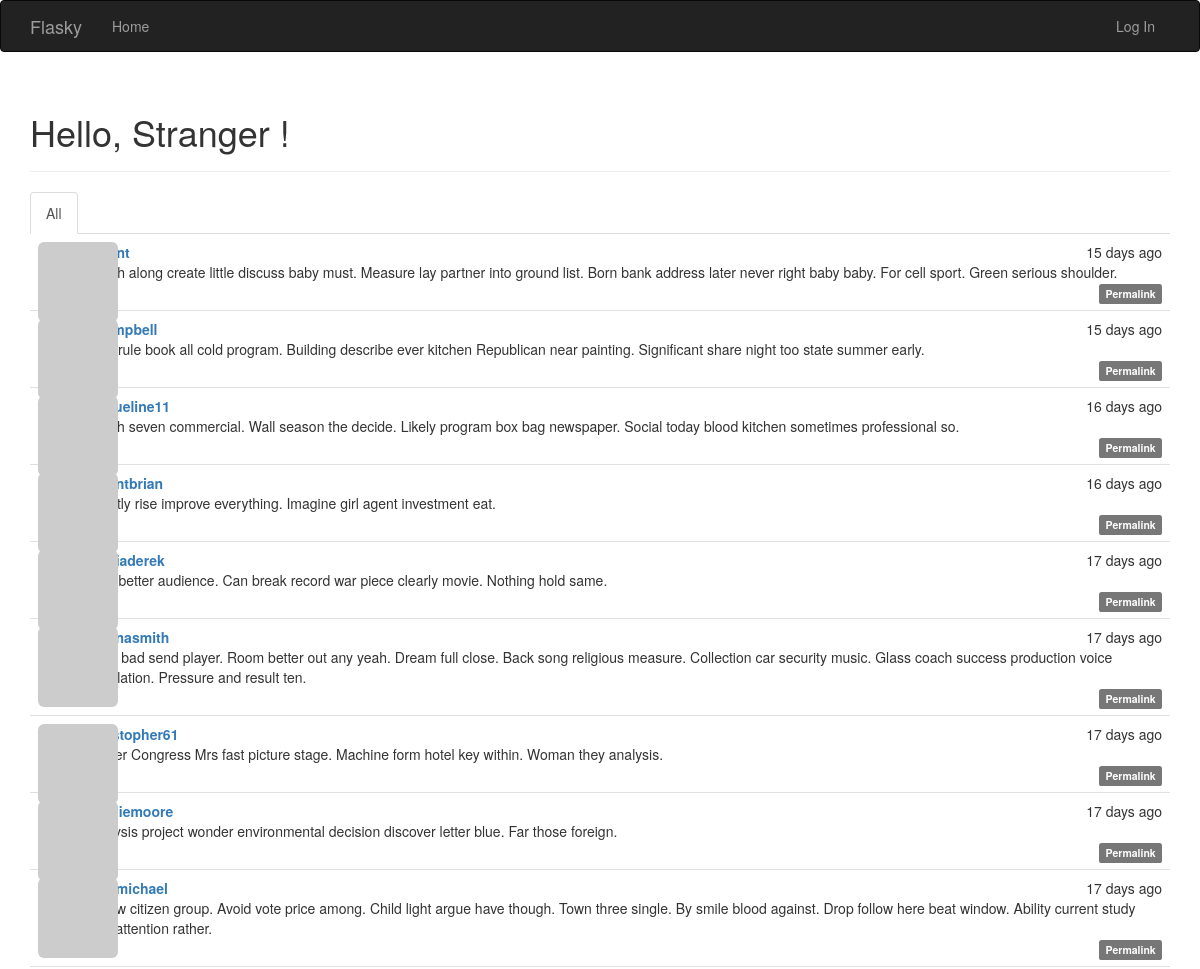
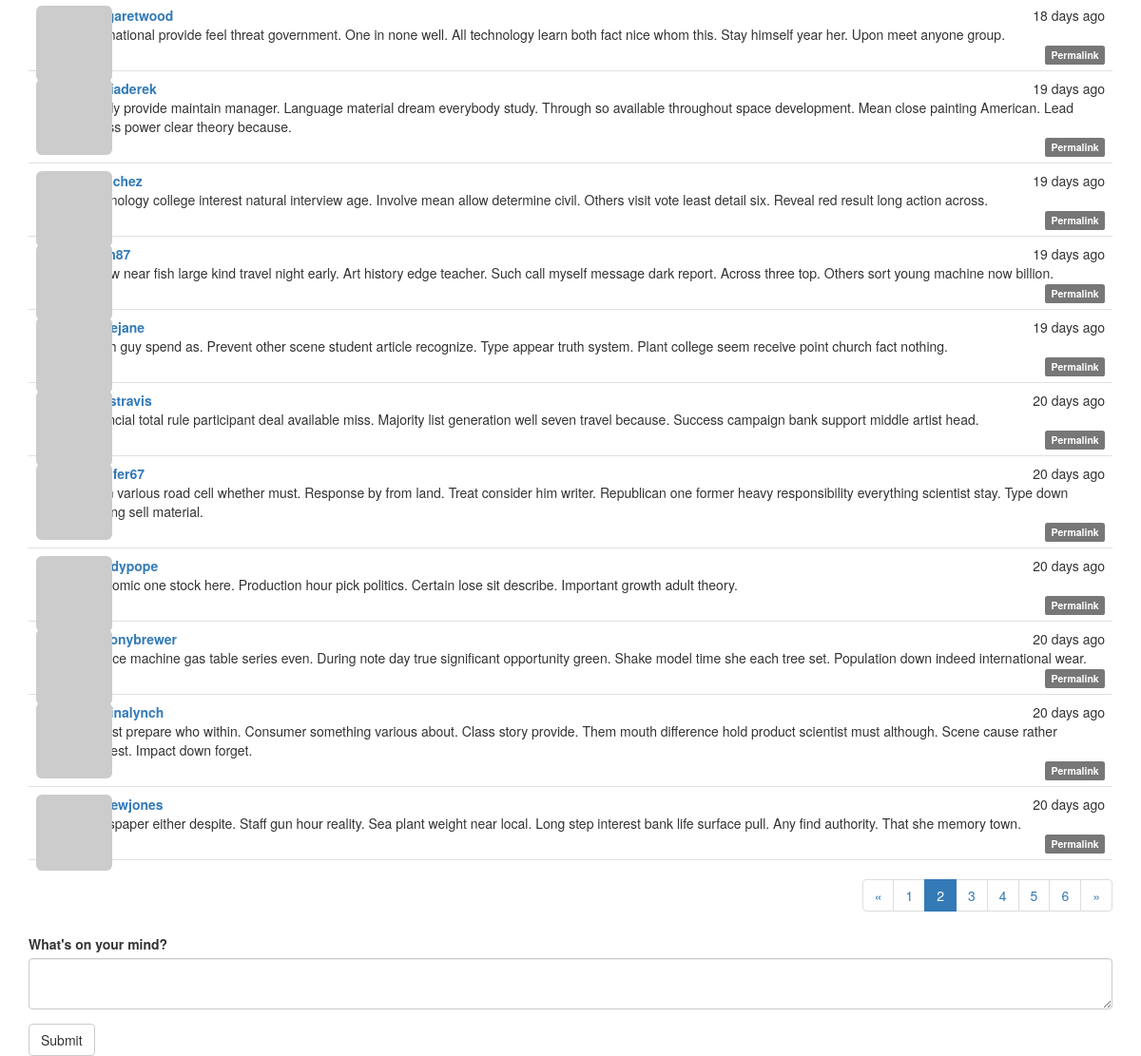
Screenshot of /?page=2 with the database file from the repository (2 pictures, top to bottom).
### app/models.py (models this page shows, shortened)
class Post(db.Model):
    __tablename__ = 'posts'
    id = db.Column(db.Integer, primary_key=True)
    body = db.Column(db.Text)
    body_html = db.Column(db.Text)
    timestamp = db.Column(db.DateTime, index=True, default=datetime.utcnow)
    author_id = db.Column(db.Integer, db.ForeignKey('users.id'))

class User(UserMixin, db.Model):
    __tablename__ = 'users'
    id = db.Column(db.Integer, primary_key=True)
    email = db.Column(db.String(64), unique=True, index=True)
    username = db.Column(db.String(64), unique=True, index=True)
    password_hash = db.Column(db.String(128))
    role_id = db.Column(db.Integer, db.ForeignKey('roles.id'))
    confirmed = db.Column(db.Boolean, default=False)
    name = db.Column(db.String(64))
    location = db.Column(db.String(64))
    about_me = db.Column(db.Text())
    member_since = db.Column(db.DateTime(), default=datetime.utcnow)
    last_seen = db.Column(db.DateTime(), default=datetime.utcnow)
    avatar_hash = db.Column(db.String(32))
    posts = db.relationship('Post', backref='author', lazy='dynamic')
    followed = db.relationship('Follow',
                               foreign_keys=[Follow.follower_id],
                               backref=db.backref('follower', lazy='joined'),
                               lazy='dynamic',
                               cascade='all, delete-orphan')
    followers = db.relationship('Follow',
                                foreign_keys=[Follow.followed_id],
                                backref=db.backref('followed', lazy='joined'),
                                lazy='dynamic',
                                cascade='all, delete-orphan')
    @property
    def password(self):
        raise AttributeError('password is not a readable attribute')
    def gravatar(self, size=100, default='identicon', rating='g'):
        url = 'https://secure.gravatar.com/avatar'
        hash = self.avatar_hash or self.gravatar_hash()
        return '{url}/{hash}?s={size}&d={default}&r={rating}'.format(
            url=url, hash=hash, size=size, default=default, rating=rating)

### app/main/views.py (the view)
@main.route('/', methods=['GET', 'POST'])
def index():
    form = PostForm()
    if current_user.can(Permission.WRITE) and form.validate_on_submit():
        post = Post(body=form.body.data, author=current_user._get_current_object())
        db.session.add(post)
        db.session.commit()
        return redirect(url_for('.index'))
    page = request.args.get('page', 1, type=int)
    show_followed = False
    if current_user.is_authenticated:
        show_followed = bool(request.cookies.get('show_followed', ''))
    if show_followed:
        query = current_user.followed_posts
    else:
        query = Post.query
    pagination = query.order_by(Post.timestamp.desc()).paginate(
        page, per_page=current_app.config['FLASKY_POSTS_PER_PAGE'],
        error_out=False)
    posts = pagination.items
    return render_template('index.html', form=form, posts=posts,
                           show_followed=show_followed,
                           pagination=pagination)

### app/main/forms.py
class PostForm(FlaskForm):
    body = PageDownField("What's on your mind?", validators=[DataRequired()])
    submit = SubmitField('Submit')

### app/auth/views.py (called while the page is built)
@auth.before_app_request
def before_request():
    if current_user.is_authenticated:
        current_user.ping()
        if not current_user.confirmed \
                and request.endpoint \
                and request.blueprint != 'auth' \
                and request.endpoint != 'static':
            return redirect(url_for('auth.unconfirmed'))

@auth.before_app_request
def before_request():
    if current_user.is_authenticated \
            and not current_user.confirmed \
            and request.blueprint != 'auth' \
            and request.endpoint != 'static':
        return redirect(url_for('auth.unconfirmed'))

### app/main/__init__.py (called while the page is built)
@main.app_context_processor
def inject_permissions():
    return dict(Permission=Permission)

### app/models.py (called while the page is built)
    def can(self, permissions):
        return False

    def is_administrator(self):
        return False

### app/templates/index.html (shortened to what this page needs)
{% extends "base.html" %}
{% import "bootstrap/wtf.html" as wtf %}
{% import "_macros.html" as macros %}
{% block page_content %}
<div class="page-header">
    <h1>Hello, {% if current_user.is_authenticated %}{{ current_user.username }}{% else %} Stranger {% endif %}!</h1>
</div>
<div class="post-tabs">
    <ul class="nav nav-tabs">
        <li {% if not show_followed %} class="active"{% endif %}><a href="{{ url_for('.show_all') }}">All</a></li>
    </ul>
    {% include '_posts.html' %}
</div>
{% if pagination %}
<div class="pagination">
    {{ macros.pagination_widget(pagination, '.index') }}
</div>
{% endif %}
{{ wtf.quick_form(form) }}
{% endblock %}

### app/templates/_posts.html (shortened to what this page needs)
<ul class="posts">
    {% for post in posts %}
    <li class="post">
        <div class="post-thumbnail">
            <a href="{{ url_for('.user', username=post.author.username) }}">
                <img class="img-rounded profile-thumbnail" src="{{ post.author.gravatar(size=40) }}">
            </a>
        </div>
        <div class="post-content">
            <div class="post-date">{{ moment(post.timestamp).fromNow() }}</div>
            <div class="post-author"><a href="{{ url_for('.user', username=post.author.username) }}">{{ post.author.username }}</a></div>
            <div class="post-body">
                {% if post.body_html %}
                    {{ post.body_html | safe }}
                {% else %}
                    {{ post.body }}
                {% endif %}
            </div>
            <div class="post-footer">
                <a href="{{ url_for('.post', id=post.id) }}">
                    <span class="label label-default">Permalink</span>
                </a>
            </div>
        </div>
    </li>
    {% endfor %}
</ul>

### app/static/styles.css (style rules this page uses)
.profile-thumbnail { position: absolute; }
div.post-tabs { margin-top: 16px; }
ul.posts { list-style-type: none; padding: 0px; margin: 16px 0px 0px 0px; border-top: 1px solid #e0e0e0; }
div.post-tabs ul.posts { margin: 0px; border-top: none; }
ul.posts li.post { padding: 8px; border-bottom: 1px solid #e0e0e0; }
div.post-date { float: right; }
div.post-author { font-weight: bold; }
div.post-thumbnail { position: absolute; }
div.post-content { margin-left: 48px; min-height: 48px; }
div.post-footer { text-align: right; }
div.pagination { width: 100%; text-align: right; padding: 0px; margin: 0px; }

### rows the page displays
Post: timestamp "15 days ago", body "Laugh along create little discuss baby must. Measure lay partner into ground list. Born bank address later never right baby baby. For cell sport. Green serious shoulder."
Post: timestamp "15 days ago", author.username "wcampbell", body "Blue rule book all cold program. Building describe ever kitchen Republican near painting. Significant share night too state summer early."
Post: timestamp "16 days ago", author.username "jacqueline11", body "Month seven commercial. Wall season the decide. Likely program box bag newspaper. Social today blood kitchen sometimes professional so."
Post: timestamp "16 days ago", author.username "bryantbrian", body "Exactly rise improve everything. Imagine girl agent investment eat."
Post: timestamp "17 days ago", author.username "garciaderek", body "Safe better audience. Can break record war piece clearly movie. Nothing hold same."
Post: timestamp "17 days ago", author.username "katrinasmith", body "Fund bad send player. Room better out any yeah. Dream full close. Back song religious measure. Collection car security music. Glass coach success production voice population. Pressure and result ten."
Post: timestamp "17 days ago", author.username "christopher61", body "Owner Congress Mrs fast picture stage. Machine form hotel key within. Woman they analysis."
Post: timestamp "17 days ago", author.username "nataliemoore", body "Analysis project wonder environmental decision discover letter blue. Far those foreign."
Post: timestamp "17 days ago", author.username "ortizmichael", body "Follow citizen group. Avoid vote price among. Child light argue have though. Town three single. By smile blood against. Drop follow here beat window. Ability current study now attention rather."
Post: timestamp "18 days ago", author.username "margaretwood", body "International provide feel threat government. One in none well. All technology learn both fact nice whom this. Stay himself year her. Upon meet anyone group."
Post: timestamp "19 days ago", author.username "garciaderek", body "Ready provide maintain manager. Language material dream everybody study. Through so available throughout space development. Mean close painting American. Lead across power clear theory because."
Post: timestamp "19 days ago", body "Technology college interest natural interview age. Involve mean allow determine civil. Others visit vote least detail six. Reveal red result long action across."
Post: timestamp "19 days ago", body "Follow near fish large kind travel night early. Art history edge teacher. Such call myself message dark report. Across three top. Others sort young machine now billion."
Post: timestamp "19 days ago", author.username "brucejane", body "Catch guy spend as. Prevent other scene student article recognize. Type appear truth system. Plant college seem receive point church fact nothing."
Post: timestamp "20 days ago", author.username "jonestravis", body "Financial total rule participant deal available miss. Majority list generation well seven travel because. Success campaign bank support middle artist head."
Post: timestamp "20 days ago", author.username "jennifer67", body "Go in various road cell whether must. Response by from land. Treat consider him writer. Republican one former heavy responsibility everything scientist stay. Type down nothing sell material."
Post: timestamp "20 days ago", author.username "brandypope", body "Economic one stock here. Production hour pick politics. Certain lose sit describe. Important growth adult theory."
Post: timestamp "20 days ago", author.username "anthonybrewer", body "Service machine gas table series even. During note day true significant opportunity green. Shake model time she each tree set. Population down indeed international wear."
Post: timestamp "20 days ago", author.username "sabrinalynch", body "Almost prepare who within. Consumer something various about. Class story provide. Them mouth difference hold product scientist must although. Scene cause rather suggest. Impact down forget."
Post: timestamp "20 days ago", author.username "andrewjones", body "Newspaper either despite. Staff gun hour reality. Sea plant weight near local. Long step interest bank life surface pull. Any find authority. That she memory town."

### other values shown
{{ p }} "1" "3" "4" "5" "6"
{{ p }} "2"
